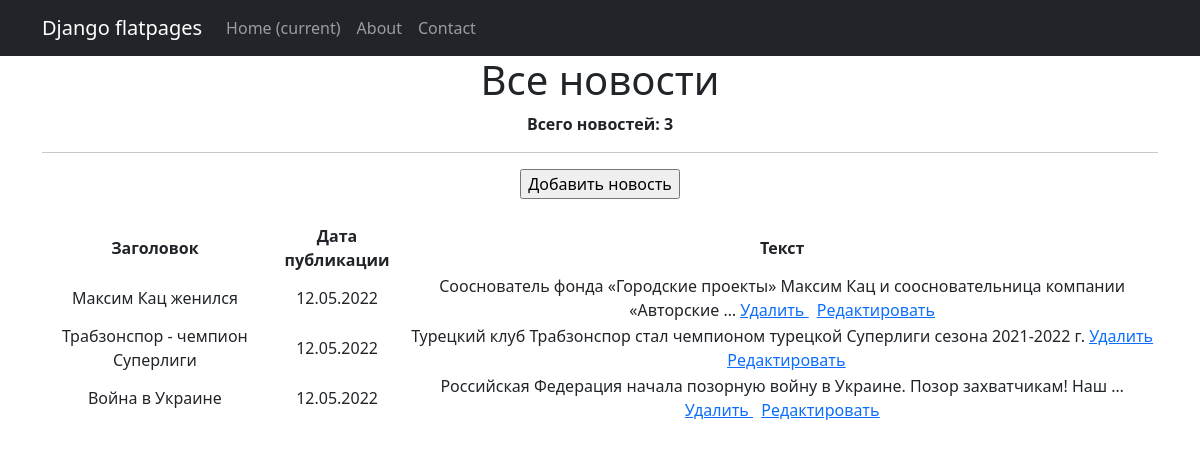
Before: /news/ with the older database file.
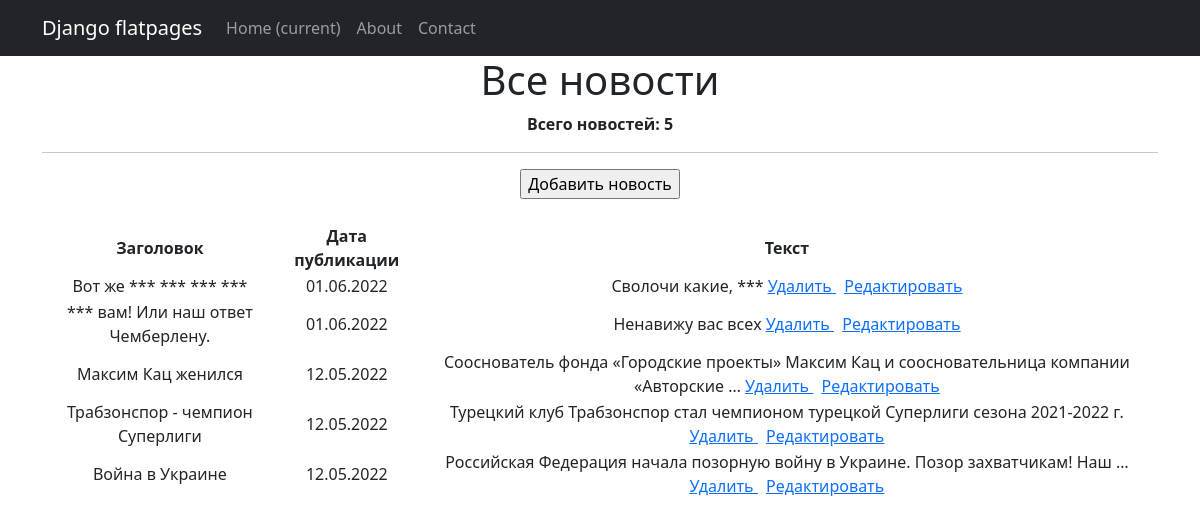
After: the same page with the newer database file.
### accounts/models.py (models this page shows, shortened)
class Post(models.Model):
    post_type_choices = [
        ('AR', 'Статья'),
        ('NW', 'Новость')
    ]
    author = models.ForeignKey(Author, on_delete=models.CASCADE)
    post_type = models.CharField(max_length=2, choices=post_type_choices, default='AR')
    creation_date = models.DateTimeField(auto_now_add=True)
    post_category = models.ManyToManyField(Category, through='PostCategory')
    title = models.CharField(max_length=128)
    post_text = models.TextField()
    post_rating = models.SmallIntegerField(default=0)

### accounts/views.py (the view)
# urls.py: path('', PostList.as_view()),
class PostList(ListView):
    model = Post
    template_name = 'posts.html'
    context_object_name = 'posts'
    ordering = ['-creation_date']
    paginate_by = 10

### accounts/templatetags/custom_filters.py (called while the page is built)
@register.filter(name='censor')
def censor(value, arg):
    obscene_words = ['сука', 'хуй', 'пизда', 'блядь']
    post_words = value.split(' ')
    for word in post_words:
        if word.strip('.,!?').lower() in obscene_words:
            post_words.insert(post_words.index(word), arg)
            post_words.remove(word)
    return ' '.join(post_words)

### templates/posts.html (shortened to what this page needs)
{% extends 'default.html' %}
{% load custom_filters %}
{% block content %}
<h1>Все новости</h1>
<p><strong>Всего новостей: {{posts|length}}</strong></p>
<hr>
<form action="{% url 'post_create' %}">
    <input type="submit" value="Добавить новость" />
</form>
<br>
<table>
    <tr>
        <td>
            <strong>Заголовок</strong>
        </td>
        <td>
            <strong>Дата публикации</strong>
        </td>
        <td>
            <strong>Текст</strong>
        </td>
    </tr>
    {% for post in posts %}
    <tr>
        <td>
            {{post.title|censor:'***'}}
        </td>
        <td>
            {{post.creation_date|date:'d.m.Y'}}
        </td>
        <td>
            {{post.post_text|truncatewords:10|censor:'***'}}
            <a href="{% url 'post_delete' post.id %}"><u> Удалить </u></a>
            <a href="{% url 'post_update' post.id %}"><u> Редактировать </u></a>
        </td>
    </tr>
    {% endfor %}
</table>
<br>
<br>
<br>
{% endblock content %}

Changed rows visible on the page:
added Post: title|censor "Вот же *** *** *** ***", creation_date "01.06.2022", post_text|censor "Сволочи какие, ***"
added Post: title|censor "*** вам! Или наш ответ Чемберлену.", creation_date "01.06.2022", post_text|censor "Ненавижу вас всех"
Other visible differences:
{{ posts|length }}: "3" → "5"
